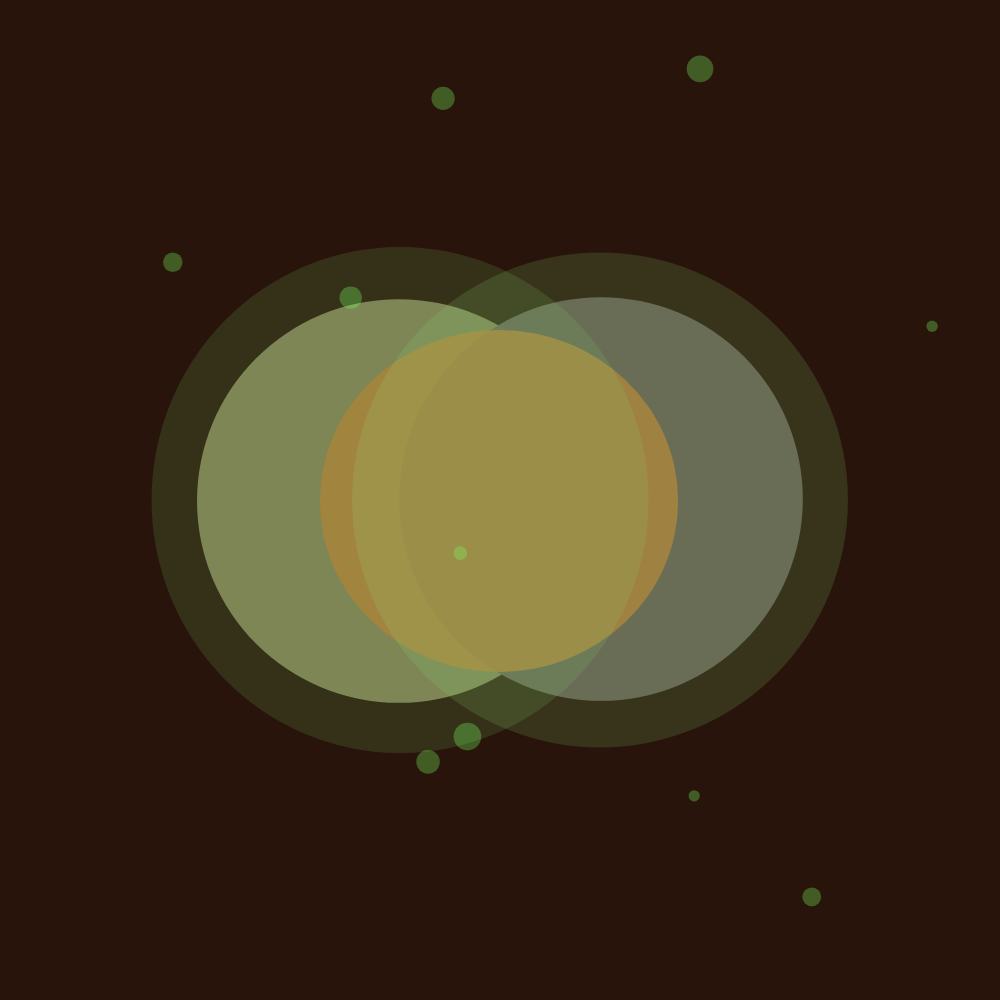
Frame 1 (no input)
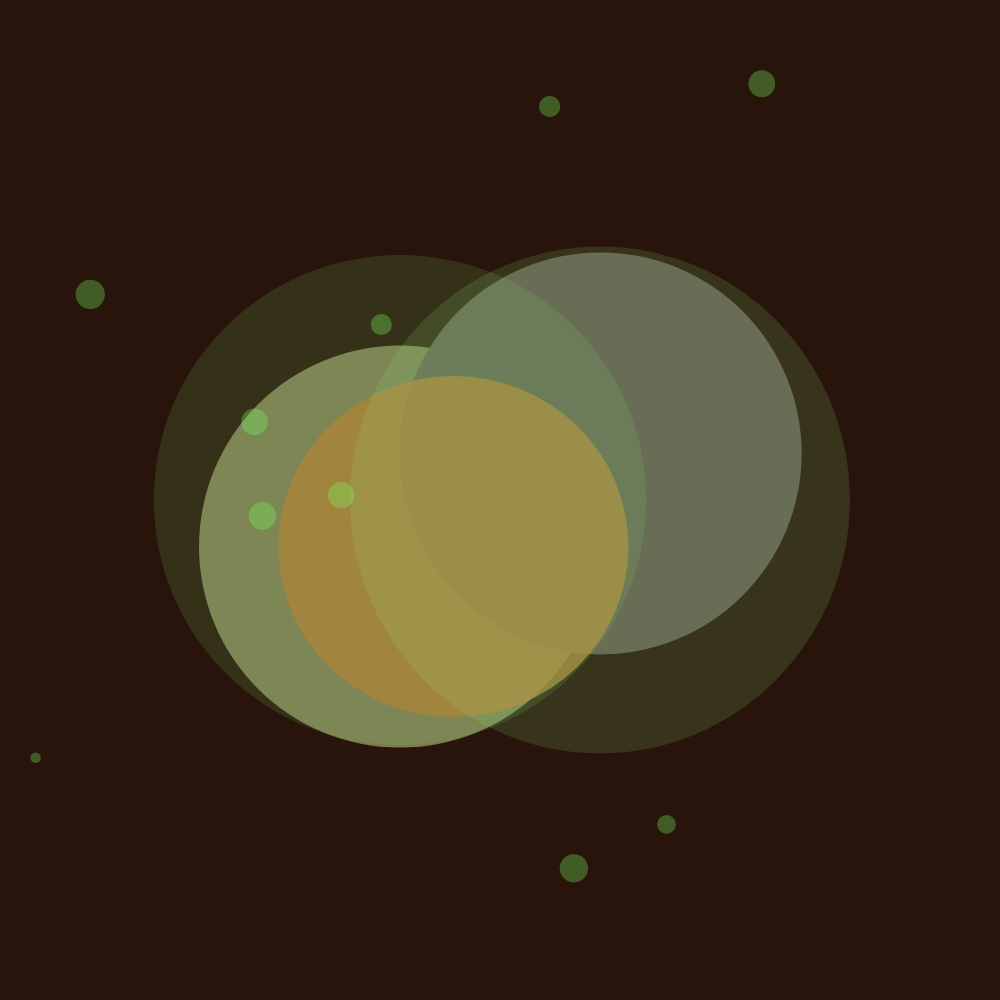
Frame 60 (no input)
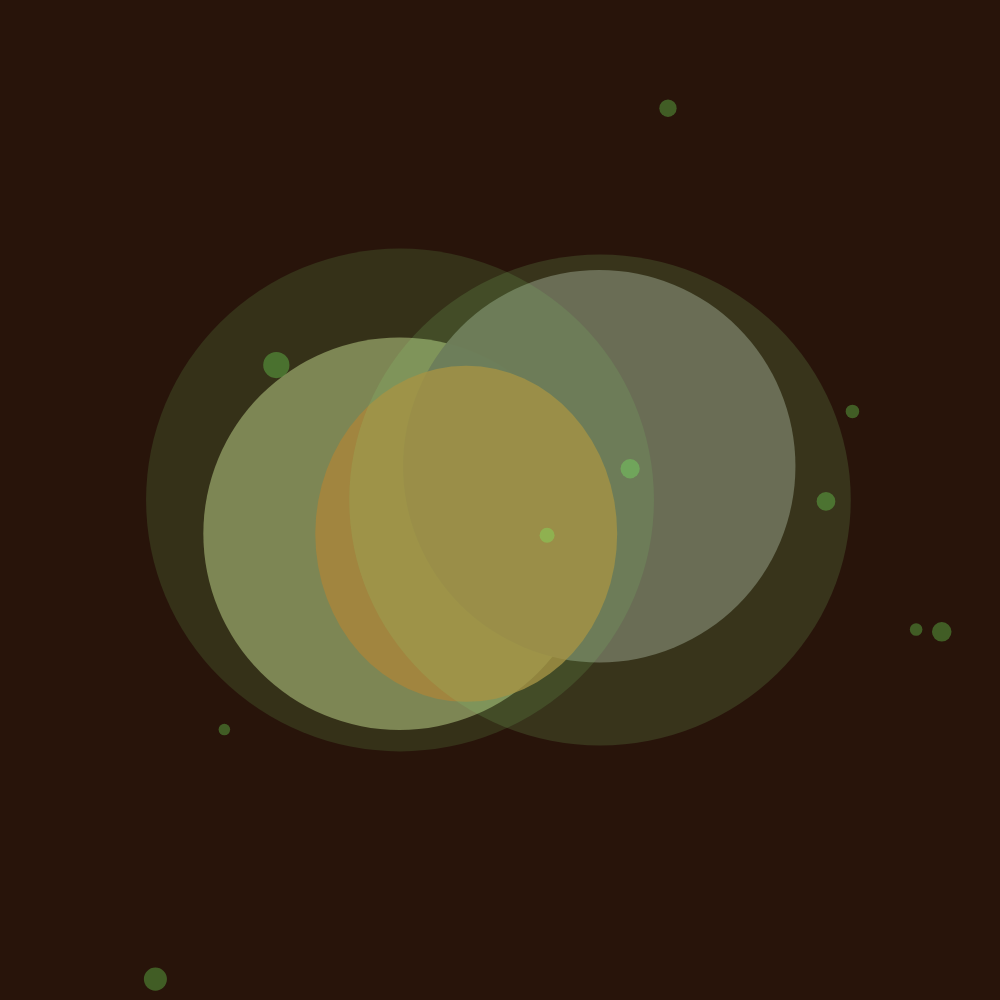
Frame 120 (the mouse pressed at the canvas centre since frame 60)

The p5.js sketch that drew these frames (run headless with seeded random() and noise() and a simulated clock; from frame 60 on, the mouse is pressed at the canvas centre):

// p5.js sketch
// ── sketch.js
function setup() {
  createCanvas(1000, 1000);  
  noStroke();                
}

function draw() {
  background(40, 20, 10);    

  // pulse and shake values
  let pulse = sin(frameCount / 20) * 30 + random(-5, 5); 
  let shift = sin(frameCount / 50) * 50;                 

  // left c
  fill(150, 150, 100, 200);       
  ellipse(400 + random(-2, 2), 500 + shift, 400 + pulse, 400 + pulse); 

  // right c
  fill(100, 90, 80, 250);
  ellipse(600 + random(-2, 2), 500 - shift, 400 + pulse, 400 + pulse); 

  // middle overlapping c
  fill(180, 120, 50, 200);
  ellipse(500 - shift, 500 + shift, 340 + pulse * 5, 340 + pulse * 0.5); 

  // outer left c
  fill(120, 200, 100, 40);
  ellipse(400, 500, 500 + random(-10, 10), 500 + random(-10, 10));  

  // outer right c
  fill(140, 220, 120, 40);
  ellipse(600, 500, 500 + random(-10, 10), 500 + random(-10, 10));  

  // c
  fill(120, 255, 100, 80);
  ellipse(random(width), random(height), random(10, 30)); 
  ellipse(random(width), random(height), random(10, 30)); 
  ellipse(random(width), random(height), random(10, 30)); 
  ellipse(random(width), random(height), random(10, 30)); 
  ellipse(random(width), random(height), random(10, 30)); 
  ellipse(random(width), random(height), random(10, 30)); 
  ellipse(random(width), random(height), random(10, 30)); 
  ellipse(random(width), random(height), random(10, 30)); 
  ellipse(random(width), random(height), random(10, 30)); 
  ellipse(random(width), random(height), random(10, 30)); 
}
